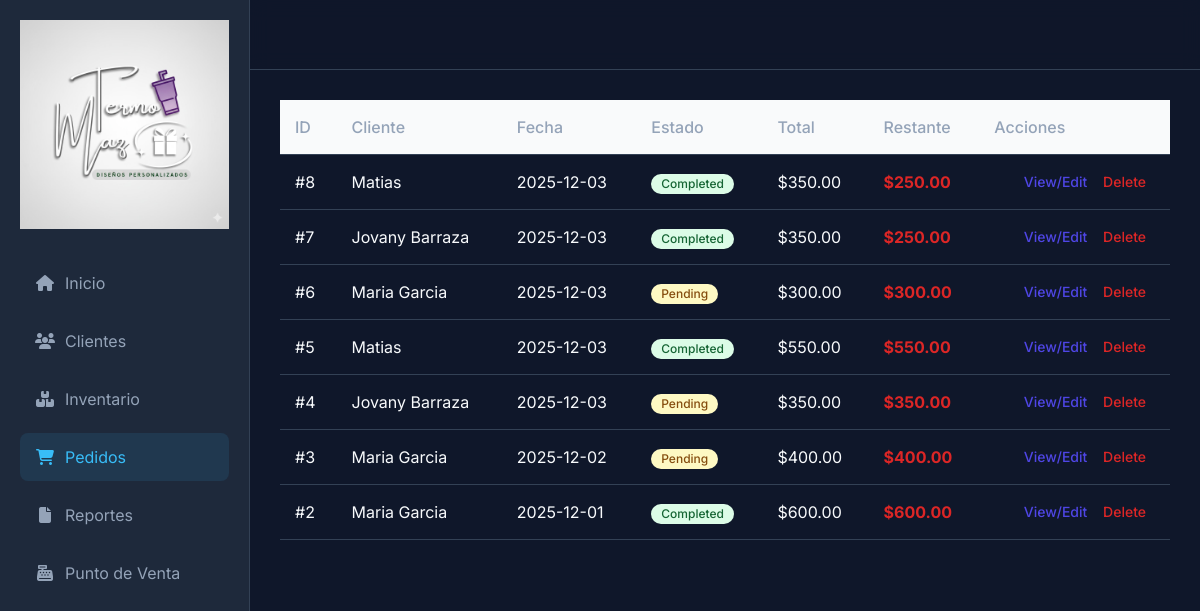
The page /orders on the database as committed earlier.
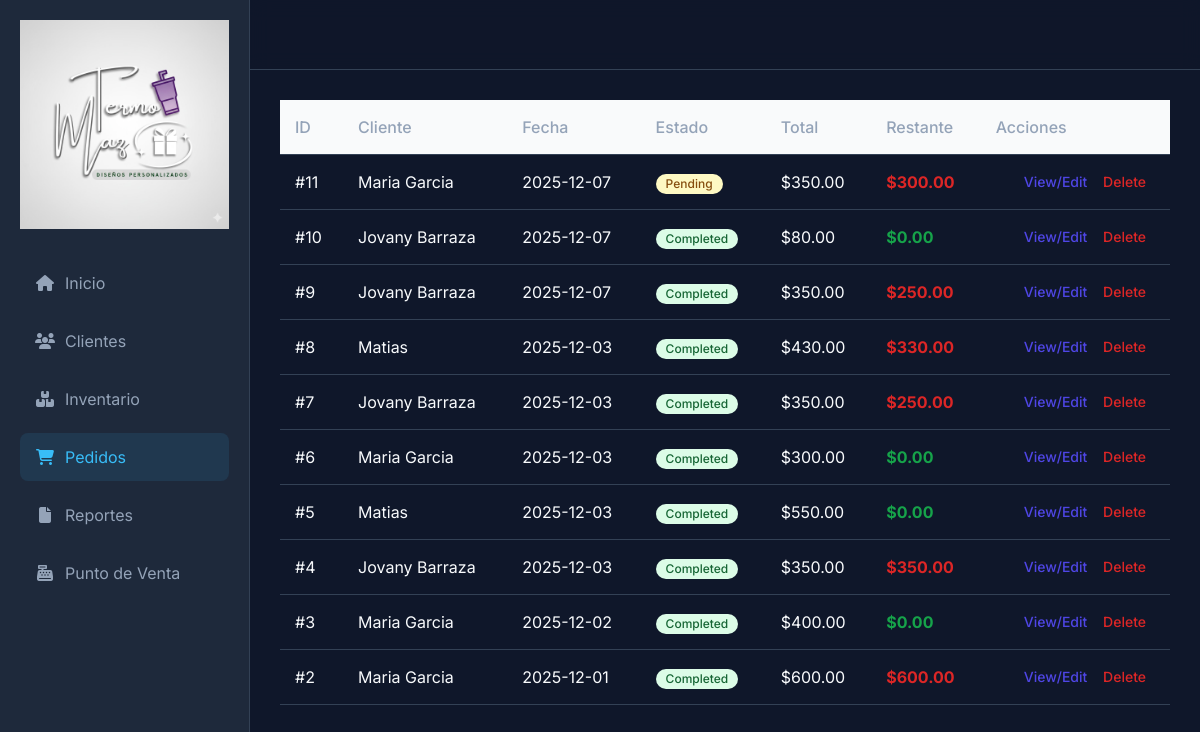
The same page on the database as committed later.
### models.py (models this page shows)
class Order(db.Model):
    id = db.Column(db.Integer, primary_key=True)
    client_id = db.Column(db.Integer, db.ForeignKey('client.id'), nullable=False)
    client = db.relationship('Client', backref=db.backref('orders', lazy=True))
    date = db.Column(db.DateTime, default=datetime.utcnow)
    status = db.Column(db.String(20), default='Pending') # Pending, Completed, Cancelled
    total = db.Column(db.Float, default=0.0)
    paid_amount = db.Column(db.Float, default=0.0)
    payment_status = db.Column(db.String(20), default='Pending') # Pending, Partial, Paid
    shipping_address = db.Column(db.String(200))
    items = db.relationship('OrderItem', backref='order', lazy=True, cascade="all, delete-orphan")

class Client(db.Model):
    id = db.Column(db.Integer, primary_key=True)
    name = db.Column(db.String(100), nullable=False)
    phone = db.Column(db.String(20))
    email = db.Column(db.String(100))
    address = db.Column(db.String(200))
    created_at = db.Column(db.DateTime, default=datetime.utcnow)

### app.py (the view)
@app.route('/orders')
def orders():
    all_orders = Order.query.order_by(Order.date.desc()).all()
    all_clients = Client.query.all() # Para el modal de creación
    return render_template('orders.html', orders=all_orders, clients=all_clients)

### templates/orders.html (shortened to what this page needs)
{% extends 'base.html' %}
{% block content %}
<table class="min-w-full divide-y divide-gray-300">
    <thead class="bg-gray-50">
        <tr>
            <th>ID</th>
            <th>Cliente</th>
            <th>Fecha</th>
            <th>Estado</th>
            <th>Total</th>
            <th>Restante</th>
            <th>Acciones</th>
        </tr>
    </thead>
    <tbody>
        {% for order in orders %}
        <tr>
            <td>#{{ order.id }}</td>
            <td>{{ order.client.name }}</td>
            <td>{{ order.date.strftime('%Y-%m-%d') }}</td>
            <td>
                <span class="inline-flex items-center px-2.5 py-0.5 rounded-full text-xs font-medium
                    {% if order.status == 'Completed' %} bg-green-100 text-green-800
                    {% elif order.status == 'Cancelled' %} bg-red-100 text-red-800
                    {% else %} bg-yellow-100 text-yellow-800 {% endif %}">
                    {{ order.status }}
                </span>
            </td>
            <td>${{ "%.2f"|format(order.total) }}</td>
            <td
                class="font-bold {{ 'text-green-600' if (order.total - (order.paid_amount or 0)) <= 0.01 else 'text-red-600' }}">
                ${{ "%.2f"|format(order.total - (order.paid_amount or 0)) }}
            </td>
            <td class="px-6 py-4 whitespace-nowrap text-right text-sm font-medium">
                <a href="{{ url_for('order_details', id=order.id) }}"
                    class="text-indigo-600 hover:text-indigo-900 mr-3">View/Edit</a>
                <a href="{{ url_for('delete_order', id=order.id) }}" class="text-red-600 hover:text-red-900"
                    onclick="return confirm('Are you sure?')">Delete</a>
            </td>
        </tr>
        {% endfor %}
    </tbody>
</table>
</div>
</div>
{% endblock %}

Rows that differ between the two databases and show on the page:
added Order: id "11", client.name "Maria Garcia", date "2025-12-07", status "Pending", total "350.00", order.total-(order.paid_amountor0) "300.00"
added Order: id "10", client.name "Jovany Barraza", date "2025-12-07", status "Completed", total "80.00", order.total-(order.paid_amountor0) "0.00"
added Order: id "9", client.name "Jovany Barraza", date "2025-12-07", status "Completed", total "350.00", order.total-(order.paid_amountor0) "250.00"
changed Order id 8: total "350.00" → "430.00"; order.total-(order.paid_amountor0) "250.00" → "330.00"
changed Order id 6: status "Pending" → "Completed"; paid_amount empty → 300 (drawn); order.total-(order.paid_amountor0) "300.00" → "0.00"
changed Order id 5: paid_amount empty → 550 (drawn); order.total-(order.paid_amountor0) "550.00" → "0.00"
changed Order id 4: status "Pending" → "Completed"
changed Order id 3: status "Pending" → "Completed"; paid_amount empty → 400 (drawn); order.total-(order.paid_amountor0) "400.00" → "0.00"
